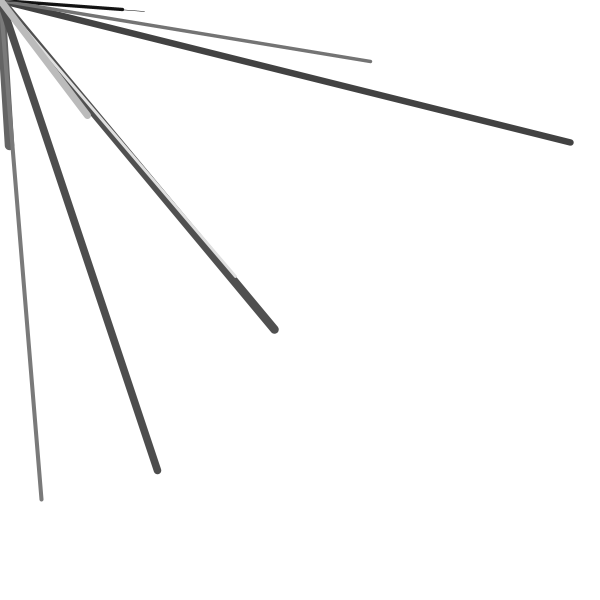
Frame 1 (no input)
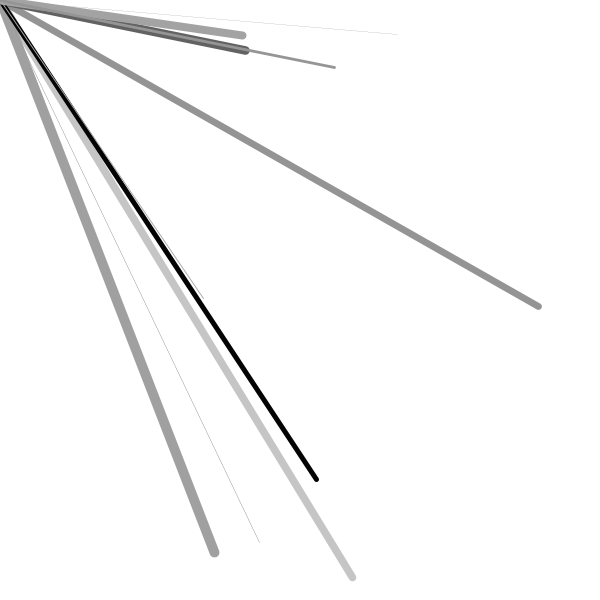
Frame 60 (the mouse pressed at the canvas centre just before this capture)
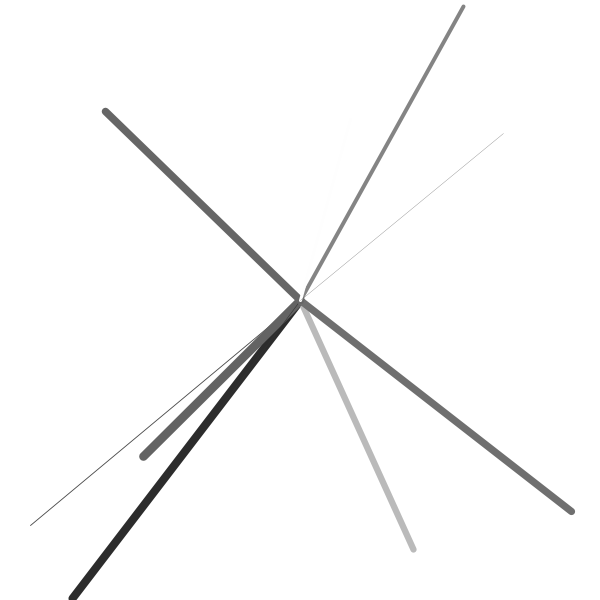
Frame 120 (the mouse held since frame 60 and released just before this capture)

The Processing sketch that drew these frames (run headless with seeded random() and noise(); from frame 60 on, the mouse is pressed at the canvas centre):

// Processing sketch: sample_03_random_function_2
// ── sample_03_random_function_2.pde
// random() function

void setup(){
  size(600, 600);
}

void draw(){
  int lines = 0;
  background(255);
  while(lines < 10){
    strokeWeight( random(10) );
    stroke(random(255));
    line(mouseX, mouseY, random(width), random(height));
    lines++;
  }
}
